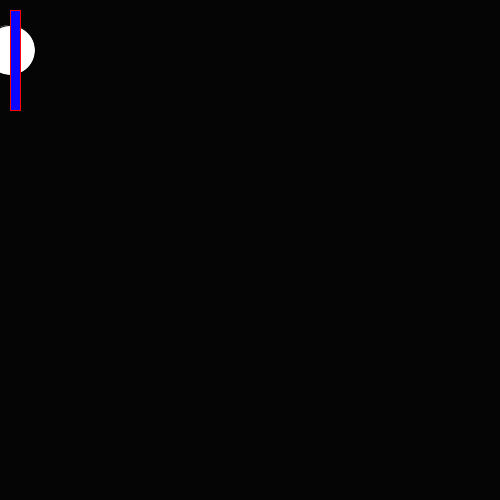
Frame 1 (no input)
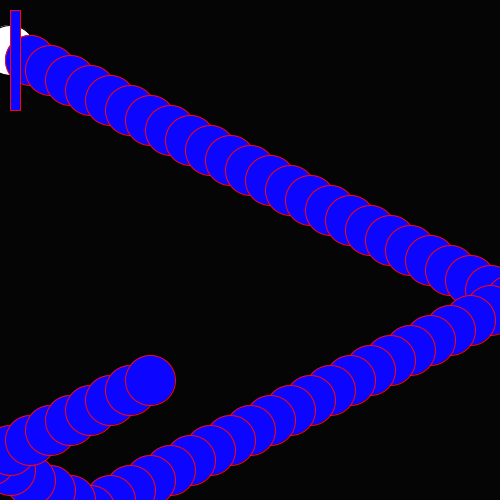
Frame 60 (the mouse pressed at the canvas centre just before this capture)
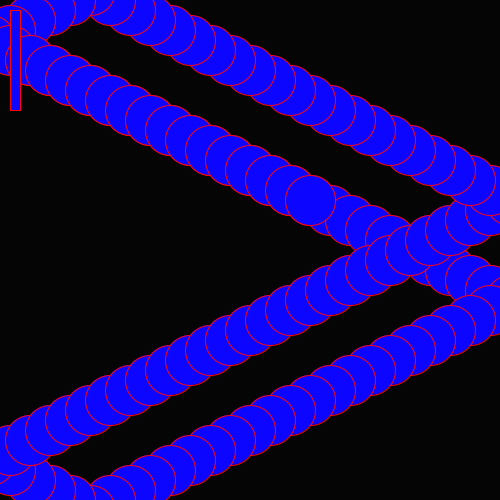
Frame 120 (the mouse held since frame 60 and released just before this capture)

The Processing sketch that drew these frames (run headless with seeded random() and noise(); from frame 60 on, the mouse is pressed at the canvas centre):

// Processing sketch: UPong
// ── UPong.pde
int x = 10; 
int y = 50; 
int speedx = 20; 
int speedy = 10; 
void setup() {
  size(500, 500); 
  background(5, 5, 5);
}
void draw() {
  ellipse(x, y, 50, 50);
  fill(12, 5, 255); 
  stroke(255, 3, 7);
  x+= speedx;
  if (x > 500||x < 0) {
    speedx = -speedx;
  }
  y += speedy;
  if (y > 500||y < 0) {
    speedy = -speedy;
  }
  rect(10,10,10,100);
}
